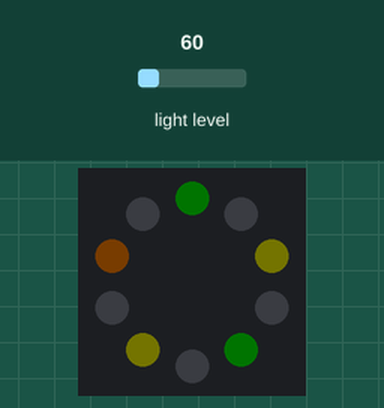
Simulated run of this program. Board: Circuit Playground running CircuitPython. On the bench: the board's ring of 10 RGB LEDs (number 0 left of the top, counting anticlockwise). The inputs (shaded band) are chosen by the test bench; at power-on: light level 60. Dim RGB values are drawn brighter than linear.

Above: at 0.1 s.
At 1.2 s:
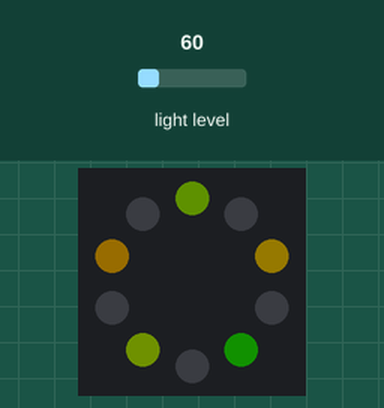
1.3 s: light level set to 6
3.1 s: light level set to 80
4.9 s: light level set to 160
Timing chart, 0 to 7.9 s (numbered marks = the images above; inputs shaded):
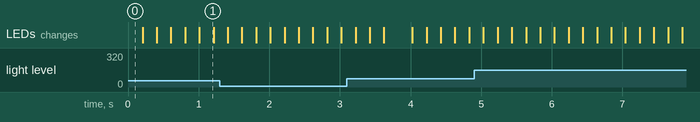

The program:

code.py
```python
from time import sleep
from adafruit_circuitplayground import cp

LIGHT_SENS = 225  # Light reading that would = brightness 1 if allowed.
MIN_BRIGHT = 0.01
MAX_BRIGHT = 0.5
SMOOTHNESS = 0.1

current_bright = MIN_BRIGHT


class LightLevel:
    # If only CPX supported deque :(
    def __init__(self, number_checks):
        self.checks = number_checks
        self.total = 0
        self.count = 0
        self.index = 0
        self.buffer = [0] * number_checks

    def get_avg(self, light):
        self.total -= self.buffer[self.index]
        self.buffer[self.index] = light
        self.total += light
        self.index += 1
        self.index = self.index % self.checks
        if self.count < self.checks:
            self.count += 1
        self.avg = self.total / self.count
        return self.avg


light_level = LightLevel(10)


def get_next_bright(current, light):
    target_bright = max(MIN_BRIGHT, min(light / LIGHT_SENS, MAX_BRIGHT))
    step = (target_bright - current) * SMOOTHNESS
    current += step
    return current


for i in range(1, 10, 2):
    tint = (i * 1234) % 256
    cp.pixels[i] = (tint, 150, 0)

while True:
    light_level_avg = light_level.get_avg(cp.light)
    cp.pixels.brightness = current_bright
    current_bright = get_next_bright(current_bright, light_level_avg)
    sleep(0.2)
```
